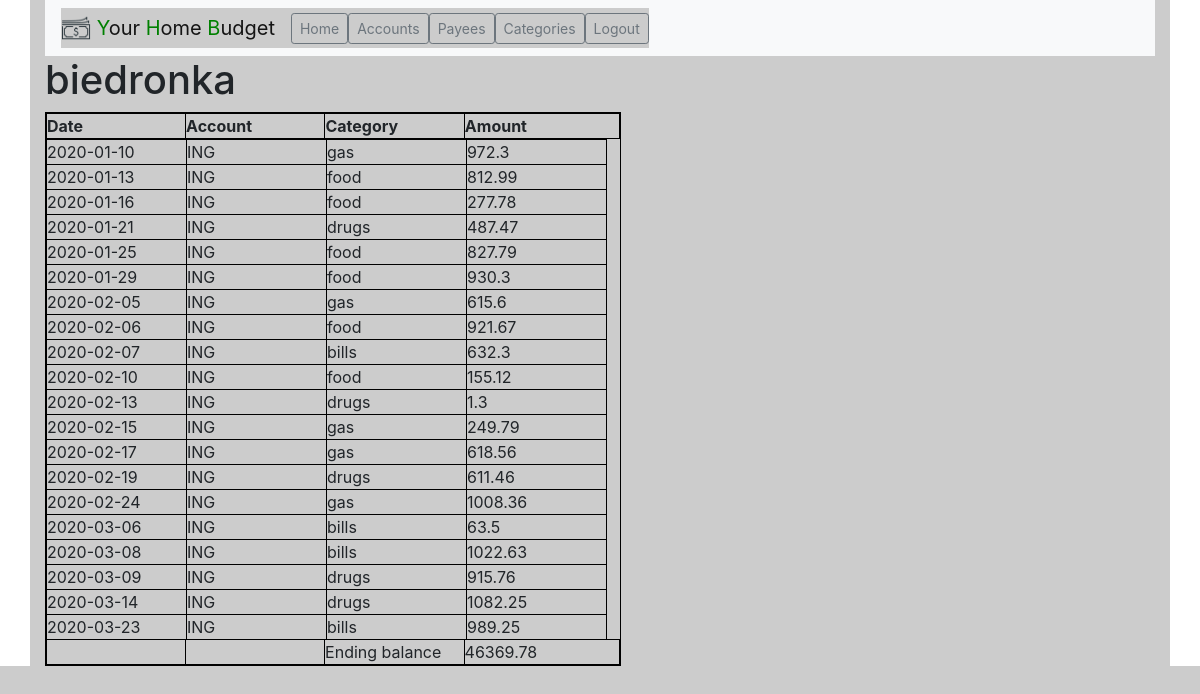
The page /payee/1 (signed in) on the database its author committed.
### tables this page shows
CREATE TABLE payee (payee_id INTEGER PRIMARY KEY, payee_name TEXT NOT NULL, user_id INTEGER NOT NULL, description TEXT);

CREATE TABLE transactions (transaction_id INTEGER PRIMARY KEY, 
date TEXT NOT NULL, payee_id INTEGER NOT NULL, 
category_id INTEGER NOT NULL, amount REAL NOT NULL, 
user_id INTEGER NOT NULL, account_id INTEGER NOT NULL);

CREATE TABLE account (account_id INTEGER PRIMARY KEY, account_name TEXT NOT NULL, user_id INTEGER NOT NULL, starting_balance REAL DEFAULT 0, account_hide INTEGER DEFAULT 0);

CREATE TABLE category (category_id INTEGER PRIMARY KEY, category_name TEXT NOT NULL, user_id INTEGER NOT NULL);

### app/views.py (the view)
@app.route("/payee/<payee_id>")
@login_required
def payee(payee_id):
    with sql.connect("sqlite.db") as con:
        cur = con.cursor()
        cur.execute("SELECT payee_name FROM payee WHERE payee_id = ?",
                    (payee_id,))
        payee_name = cur.fetchone()[0]
        category_list_dict = category_list_from_db(session["user_id"], cur)
        account_list_dict = account_list_from_db(session["user_id"], cur)
        cur.execute(
            """SELECT * FROM transactions WHERE user_id = ? AND payee_id = ?
            ORDER BY date""", (session["user_id"], payee_id))
        trans_db = cur.fetchall()
    con.close()
    total = 0
    trans_list_dict = []
    for tran in trans_db:
        tran_dict = {}
        tran_dict["transaction_id"] = tran[0]
        tran_dict["date"] = tran[1]
        tran_dict["payee_id"] = tran[2]
        tran_dict["payee_name"] = payee_name
        tran_dict["category_id"] = tran[3]
        for cat in category_list_dict:
            if cat["category_id"] == tran[3]:
                tran_dict["category_name"] = cat["category_name"]
        tran_dict["amount"] = tran[4]
        total = round(float(total + tran[4]), 2)
        tran_dict["user_id"] = tran[5]
        tran_dict["account_id"] = tran[6]
        for acc in account_list_dict:
            if acc["account_id"] == tran[6]:
                tran_dict["account_name"] = acc["account_name"]
        trans_list_dict.append(tran_dict)
    return render_template("payee.html", payee_name=payee_name,
                           trans_list_dict=trans_list_dict, total=total)

### app/helpers.py (called while the page is built)
def login_required(f):
    @wraps(f)
    def decorated_function(*args, **kwargs):
        if session.get('user_id') is None:
            return redirect("/login")
        return f(*args, **kwargs)
    return decorated_function

def category_list_from_db(user_id, cur):
    category_list_dict = []
    cur.execute("""SELECT * FROM category WHERE user_id = ?
        ORDER BY category_name COLLATE NOCASE ASC""", (user_id,))
    category_db = cur.fetchall()
    if not category_db:
        flash("You need to add category before", "error")
        return redirect("/categories")
    for category in category_db:
        category_dict = {}
        category_dict["category_id"] = category[0]
        category_dict["category_name"] = category[1]
        category_dict["user_id"] = category[2]
        category_list_dict.append(category_dict)
    return category_list_dict

def account_list_from_db(user_id, cur):
    account_list_dict = []
    cur.execute("""SELECT * FROM account WHERE user_id = ?
        ORDER BY account_name COLLATE NOCASE ASC""", (user_id,))
    account_db = cur.fetchall()
    if not account_db:
        flash("You need to add category before", "error")
        return redirect("/add_account")
    for acc in account_db:
        account_dict = {}
        account_dict["account_id"] = acc[0]
        account_dict["account_name"] = acc[1]
        account_dict["user_id"] = acc[2]
        account_dict["starting_balance"] = acc[3]
        account_dict["account_hide"] = acc[4]
        account_list_dict.append(account_dict)
    return account_list_dict

### app/views.py (called while the page is built)
@app.after_request
def after_request(response):
    response.headers["Cache-Control"] = "no-cache, no-store, must-revalidate"
    response.headers["Expires"] = 0
    response.headers["Pragma"] = "no-cache"
    return response

@app.context_processor
def inject_dict_for_all_templates():
    return dict(href_dict=href_dict)

### app/templates/payee.html (shortened to what this page needs)
{% extends "layout.html" %}
{% block main %}
    <h1>{{ payee_name }}</h1>
    <table>
        <thead>
            <tr>
                <th>Date</th>
                <th>Account</th>
                <th>Category</th>
                <th>Amount</th>
            </tr>
        </thead>
        <tfoot>
            <tr>
                <td></td>
                <td></td>
                <td>Ending balance</td>
                <td>{{ total }}</td>
            </tr>
        </tfoot>
        <tbody>
            {% for tran in trans_list_dict %}
            <tr>
                <td>{{ tran["date"] }}</td>
                <td>{{ tran["account_name"] }}</td>
                <td>{{ tran["category_name"] }}</td>
                <td>{{ tran["amount"] }}</td>
            </tr>
            {% endfor %}
        </tbody>
    </table>
{% endblock %}

### app/static/style.css (style rules this page uses)
* { background-color: #ccc; margin: 0; padding: 0; }
table { width: 576px; border-spacing: 0; border: 1px solid black; border-collapse: collapse; }
tbody, tfoot tr, thead tr { display: block; }
tbody { height: 500px; overflow-y: auto; overflow-x: hidden; }
tbody td, thead th, tfoot td { width: 140px; }
thead th:last-child, tfoot td:last-child { width: 156px; }
th, td { border-spacing: 0; border: 1px solid black; border-collapse: collapse; }

### rows shown on the page
payee: payee_name "biedronka"
transactions: date "2020-01-10", amount "972.3"
account: account_name "ING" "ING" "ING" "ING" "ING" "ING" "ING" "ING" "ING" "ING" "ING" "ING" "ING" "ING" "ING" "ING" "ING" "ING" "ING" "ING"
category: category_name "gas" "gas" "gas" "gas" "gas"
transactions: date "2020-01-13", amount "812.99"
category: category_name "food" "food" "food" "food" "food" "food"
transactions: date "2020-01-16", amount "277.78"
transactions: date "2020-01-21", amount "487.47"
category: category_name "drugs" "drugs" "drugs" "drugs" "drugs"
transactions: date "2020-01-25", amount "827.79"
transactions: date "2020-01-29", amount "930.3"
transactions: date "2020-02-05", amount "615.6"
transactions: date "2020-02-06", amount "921.67"
transactions: date "2020-02-07", amount "632.3"
category: category_name "bills" "bills" "bills" "bills"
transactions: date "2020-02-10", amount "155.12"
transactions: date "2020-02-13", amount "1.3"
transactions: date "2020-02-15", amount "249.79"
transactions: date "2020-02-17", amount "618.56"
transactions: date "2020-02-19", amount "611.46"
transactions: date "2020-02-24", amount "1008.36"
transactions: date "2020-03-06", amount "63.5"
transactions: date "2020-03-08", amount "1022.63"
transactions: date "2020-03-09", amount "915.76"
transactions: date "2020-03-14", amount "1082.25"
transactions: date "2020-03-23", amount "989.25"

### other values the page prints
{{ element }} "Home" "Accounts" "Payees" "Categories" "Logout"
{{ total }} "46369.78"
